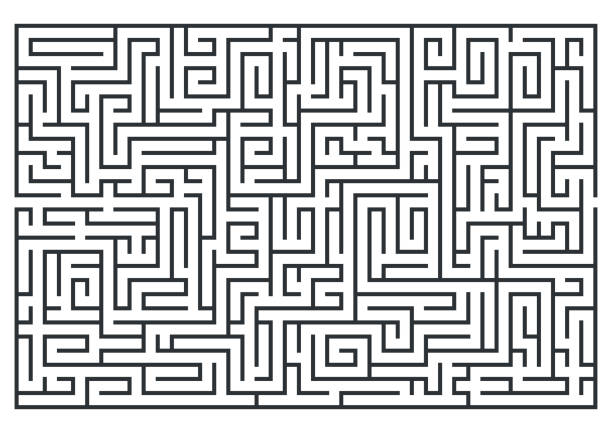
#> input picture samples/maze1.jpg, 612 x 433 px
$ python -i MazeModel.py   (imports and definitions only)
#> lines starting #> are read from the running program, lines starting #| are printed output that depends on the picture; after the words box and inside, x2 and y2 are one past the last pixel; in counts of white or black regions, pixels touching at a corner belong together
# maze_model.py
from PIL import Image, ImageDraw
import numpy as np
import cv2
from queue import Queue
import timeit
from skimage.morphology import skeletonize


class MazeModel:
    def __init__(self):
        # Original image
        self.original_image = None
        # left image
        self.display_image = None
        # right image(thresholding, skeletonizated image)
        self.maze_image = None
        # backup of the right image(reset without re-preprocessing)
        self.processed_maze_backup = None

        self.start_pos = None
        self.end_pos = None

        self.start_color = (107, 154, 205)
        self.end_color = (174, 205, 107)

    def load_image(self, file_path):
#> called with file_path = 'samples/maze1.jpg'
        if not file_path:
            return False, None, None

        img = Image.open(file_path).convert('RGB')
#> img is the input picture: PIL image 612x433 RGB; mean R, G, B 200.8, 202, 202.9
        img = self._resize_image(img, 512)
#> in _resize_image, `return img.resize((width, height), Image.Resampling.LANCZOS)`:
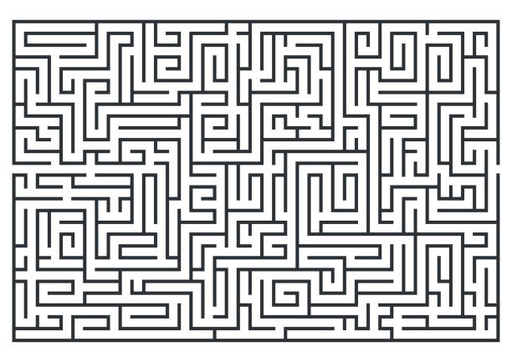
#> returned value: PIL image 512x362 RGB; mean R, G, B 200, 201.1, 202

        self.original_image = img.copy()
        self.display_image = img.copy()

        # image preprocessing
        maze_np = np.array(img.convert("L"))
        maze_np = cv2.medianBlur(maze_np, 3)
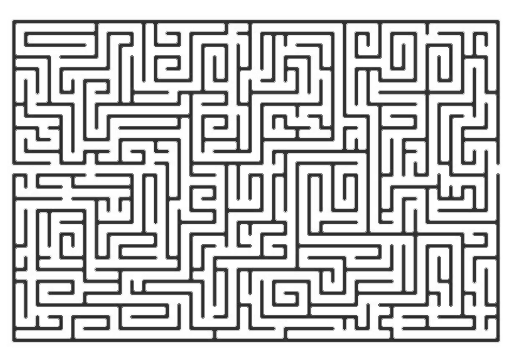
#> maze_np: shape (362, 512); min 34, max 255, mean 201.5
        # Thresholding
        # threshold_value = np.mean(maze_np) * 0.8
        # maze_np = ((maze_np > threshold_value) * 255).astype(np.uint8)

        # using OTSU thresholding tech
        _, maze_np = cv2.threshold(maze_np, 0, 255, cv2.THRESH_BINARY + cv2.THRESH_OTSU)
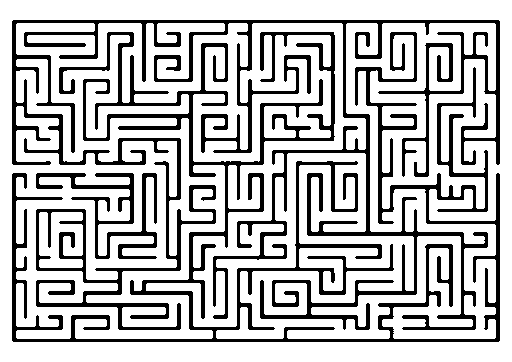
#> maze_np: shape (362, 512); 74.4% white; 3 black regions, box (x1, y1, x2, y2) and area: (12, 20, 500, 330) 23692, (12, 32, 500, 342) 21350, (36, 173, 157, 259) 2498


        # medianBlur & fill edge
        edge = self._find_maze_bounds(maze_np)
#> edge = (12, 499, 20, 341)
        maze_np = self._build_edge_barrier(maze_np, edge)
        maze_np = cv2.medianBlur(maze_np, 3)

        self.maze_image = Image.fromarray(maze_np).convert("RGB")
        self.processed_maze_backup = self.maze_image.copy()

        self.reset_points()
        return True, self.display_image, self.maze_image

    # [24 lines left out: functions set_point, reset, not called in this run]

    def reset_points(self):
        self.start_pos = None
        self.end_pos = None

    # [36 lines left out: functions skeletonize, solve_maze, not called in this run]


    def _resize_image(self, img, max_size=512):
        width, height = img.size
        if max(width, height) > max_size:
            if height >= width:
                ratio = height / max_size
                width = int(width / ratio)
                height = max_size
            else:
                ratio = width / max_size
                height = int(height / ratio)
                width = max_size
            return img.resize((width, height), Image.Resampling.LANCZOS)
        return img

    def _find_maze_bounds(self, img_np):
        """judgement"""
        rows, cols = np.where(img_np == 0)
        if len(rows) == 0:
            return 0, img_np.shape[1], 0, img_np.shape[0]
        return np.min(cols), np.max(cols), np.min(rows), np.max(rows)

    def _build_edge_barrier(self, img_np, bounds):
        """to avoid final path driven from outside"""
#> called with bounds = (12, 499, 20, 341)
        left, right, top, bottom = bounds
#> left = 12; right = 499; top = 20; bottom = 341
        result = img_np.copy()
        result[:top, :] = 0
        result[bottom+1:, :] = 0
        result[:, :left] = 0
        result[:, right+1:] = 0
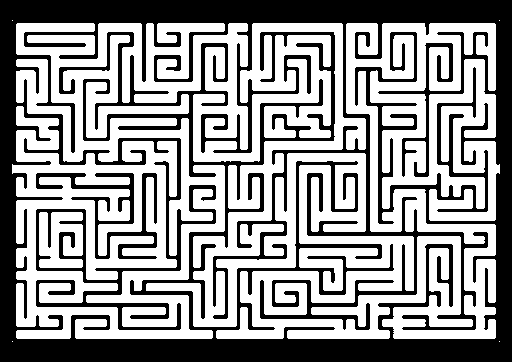
#> result: shape (362, 512); 59.1% white; 2 black regions, box (x1, y1, x2, y2) and area: (0, 0, 512, 362) 73250, (36, 173, 157, 259) 2498
        return result

    # [61 lines left out: functions _find_nearest_path_point, _bfs, _gradient, not called in this run]

>>> result = MazeModel().load_image('samples/maze1.jpg')
#> in load_image, `maze_np = cv2.medianBlur(maze_np, 3)`:
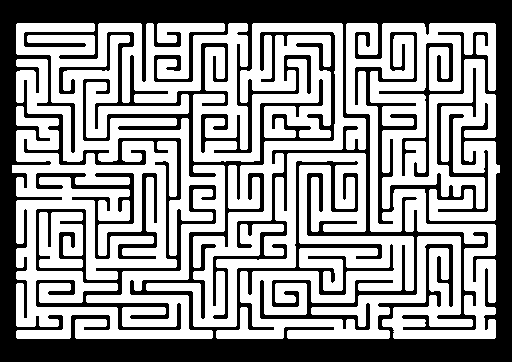
#> maze_np: shape (362, 512); 59.2% white; 2 black regions, box (x1, y1, x2, y2) and area: (0, 0, 512, 362) 73179, (36, 173, 157, 259) 2494
